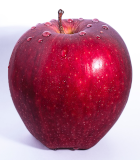
%> input picture apple.png, 140 x 160 px
$ octave --eval "result = apple_rasterization;"   (GNU Octave 9; MATLAB toolbox functions it lacks are replaced by stand-ins)
%> lines starting %> are read from the running program, lines starting %| are printed output that depends on the picture
### apple_transformations.m
function T_final = apple_transformations(file_name, save_fig)
if nargin < 2
    save_fig = false;
    if nargin < 1
        % use the default image
        file_name = 'apple.png';
    end
end

[apple, xyz0, height, width] = read_apple(file_name);

%% Write your code here:
t = [150 100 0]';
T1 = mtx_translate(t);
n = [0 0 15*pi/180]';
a = [120 150 0]';
T2 = mtx_rotate(n,a);
s = [2 2 1]';
a = [200 200 0]';
T3 = mtx_scale(s,a);
n = [0 0 -30*pi/180]';
a = [200 250 0]';
T4 = mtx_rotate(n,a);

%%
T_final = T4 * T3 * T2 * T1;

%% visualization
figure(1); clf();
set(gcf, 'Position', [100, 100, 800, 400])

corners = [
    0, width - 1, width - 1, 0, 0
    0, 0, height - 1, height - 1, 0
    zeros(1, 5)
    ones(1, 5)
];

ax1 = subplot(1, 2, 1);
visualize_apple(apple, xyz0, corners)
title('Original')

ax2 = subplot(1, 2, 2);
visualize_apple(apple, T_final * xyz0, T_final * corners)
title('Transformed')

linkaxes([ax1, ax2])

%%
if save_fig
    set(gcf, ...
        'PaperPositionMode', 'Auto', ...
        'PaperUnits', 'Inches', ...
        'PaperSize', [8, 4], ...
        'Renderer', 'Painters')
    print('hw2_p4_1.pdf', '-dpdf', '-fillpage')
    set(gcf, 'Renderer', 'opengl')
end
end

%%
function [apple, xyz, height, width] = read_apple(file_name)
apple = rgb2gray(imread(file_name));
[height, width] = size(apple);

% put everything in homogeneous coordinates
[y, x] = meshgrid(0:(height - 1), 0:(width - 1));
xyz = [
    reshape(x, 1, [])
    reshape(y, 1, [])
    zeros(1, height * width)
    ones(1, height * width)
];
end

%%
function visualize_apple(image, xyz, corners)
[height, width] = size(image);
x = reshape(xyz(1, :), [width, height]);
y = reshape(xyz(2, :), [width, height]);

h = pcolor(x, y, image.');
set(h, 'EdgeColor', 'none')
set(gca, 'Ydir', 'reverse')

colormap gray
caxis([0, 255])

hold on
plot(corners(1, :), corners(2, :), 'r')
hold off

axis equal; axis([0, 400, 0, 450])
xlabel('x'); ylabel('y')
end

### mtx_rotate.m
function T_r = mtx_rotate(n, a)
%% Write your code here:
    if nargin < 2
        a = [0 0 0]';
    end
    theta = norm(n);
    if theta ~= 0
        k_hat = (1/norm(n))*n;
        K = [0 -k_hat(3) k_hat(2);
            k_hat(3) 0 -k_hat(1);
            -k_hat(2) k_hat(1) 0];
        R = eye(3,3) + sin(theta)*K + (1 - cos(theta))*K*K;
    else
        R = eye(3,3);
    end
    R_h = [R zeros(3,1);
           zeros(1,3) 1];
    T_r = mtx_translate(a)*R_h*mtx_translate(-a);
end

### mtx_scale.m
function T_s = mtx_scale(s, a)
%% Write your code here:
    if nargin < 2
        a = [0 0 0]';
    end
    T_scale = [diag(s) zeros(3,1);
               zeros(1,3) 1];
    T_s = mtx_translate(a)*T_scale*mtx_translate(-a);
end

### mtx_translate.m
function T_t = mtx_translate(t)
%% Write your code here:
    T_t = [eye(3,3) t;
       zeros(1,3) 1];
end

### apple_rasterization.m

function new_image = apple_rasterization(T, original_image, new_size)
if nargin < 3
    % default size (height, width)
    new_size = [450, 400];
    if nargin < 2
        % default image
        original_image = imread('apple.png');
%> original_image is the input picture: size 160x140x3 uint8; mean R, G, B 184.6, 118.5, 140.5
        if nargin < 1
            % default transformation
            a = [225; 200; 0];
            T = mtx_translate([150; 125; 0]);
            T = mtx_scale([1.5; 1.5; 1], a) * T;
            T = mtx_rotate([0; 0; deg2rad(30)], a) * T;

            % Note:
            %   This is not the same homography matrix as the output of
            %   'apple_transformations'. To rasterize the image with the
            %   homography matrix from the previous problem, run
            %   T = apple_transformations();
            %   new_apple = apple_rasterization(T);

        end
    end
end

[h0, w0, d0] = size(original_image);
%> h0 = 160; w0 = 140; d0 = 3
new_image = uint8(zeros(new_size(1), new_size(2), d0));

%% Write your code here:
T = apple_transformations();
%> in read_apple, `apple = rgb2gray(imread(file_name));`:
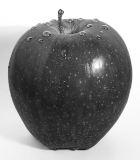
%> apple: size 160x140 uint8; min 22, max 255, mean 140.8
%> in apple_transformations, `[apple, xyz0, height, width] = read_apple(file_name);`: height = 160; width = 140
%> in visualize_apple, `y = reshape(xyz(2, :), [width, height]);`:
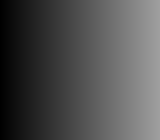
%> y: size 140x160 double; min 0, max 159, mean 79.5
%> in visualize_apple (call 2), `x = reshape(xyz(1, :), [width, height]);`:
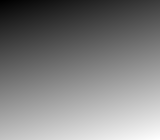
%> x: size 140x160 double; min 18.51, max 369.3, mean 193.9; drawn with min black and max white
%> in visualize_apple (call 2), `y = reshape(xyz(2, :), [width, height]);`:
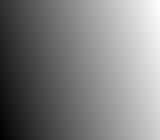
%> y: size 140x160 double; min 16.02, max 395.1, mean 205.6; drawn with min black and max white
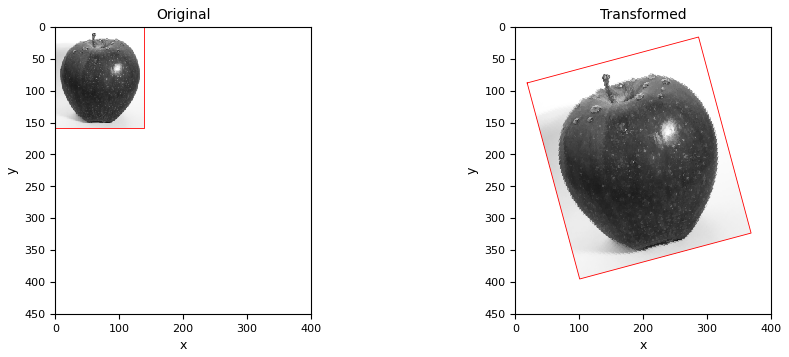
%> figure redrawn from the program's plot data, 2 panels
for i = 1:new_size(2)
     for j = 1:new_size(1)
         pts = inv(T)*[i - 1,j - 1,0,1]';
         pts = round(pts);
         if(pts(1) < w0 && pts(1) >= 0 && pts(2) < h0 && pts(2) >=0)
             new_image(j,i,:) = original_image(pts(2) + 1, pts(1) + 1,:);
         end
     end
end
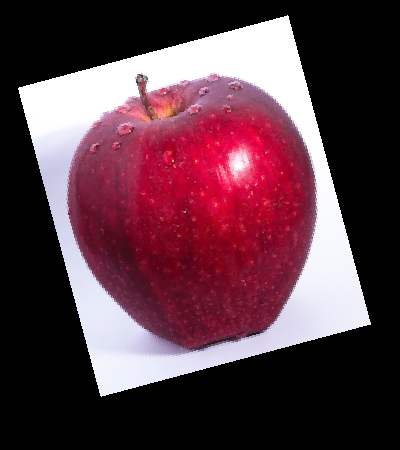
%> new_image: size 450x400x3 uint8; mean R, G, B 91.9, 59, 69.9


%%
imwrite(new_image, 'rasterized.png')

%% visualization
figure(2); clf()
set(gcf, 'Position', [150, 150, 800, 400])

corners = [
    0, w0 - 1, w0 - 1, 0, 0
    0, 0, h0 - 1, h0 - 1, 0
    zeros(1, 5)
    ones(1, 5)
];

ax1 = subplot(1, 2, 1);
visualize_apple(original_image, new_size, corners);

ax2 = subplot(1, 2, 2);
visualize_apple(new_image, new_size, T * corners);

linkaxes([ax1, ax2]);
end

%%
function visualize_apple(image, grid_size, corners)
%> called with grid_size = [450 400]
[h, w, ~] = size(image);
%> h = 160; w = 140
imagesc(image, 'XData', [0, w - 1], 'YData', [0, h - 1]);

hold on
plot(corners(1, :), corners(2, :), 'r')
hold off

axis equal; axis([0, grid_size(2), 0, grid_size(1)])
xlabel('x'); ylabel('y')
end
%> `result = apple_rasterization;`:
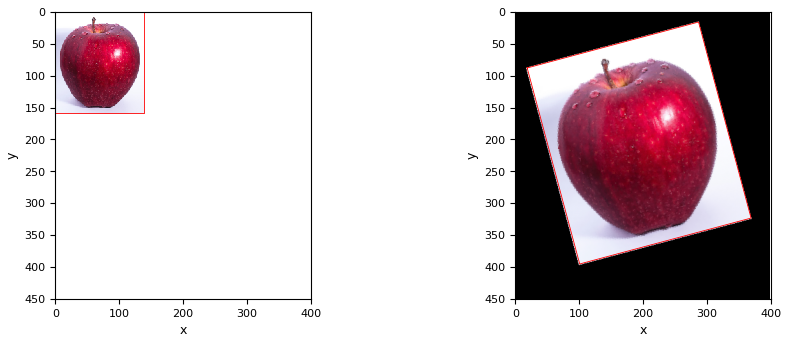
%> figure redrawn from the program's plot data, 2 panels

$ run again, with query.png copied over apple.png
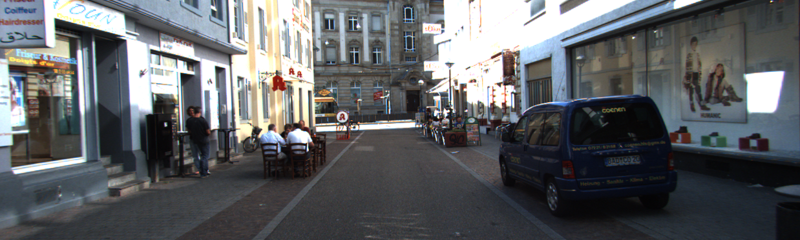
%> input picture query.png, 800 x 240 px
%> in apple_rasterization, original_image is the input picture: size 240x800x3 uint8; mean R, G, B 95.4, 97.9, 100.8
%> in apple_transformations, `[apple, xyz0, height, width] = read_apple(file_name);`: height = 240; width = 800
%> after the loop in apple_rasterization, `for i = 1:new_size(2)`:
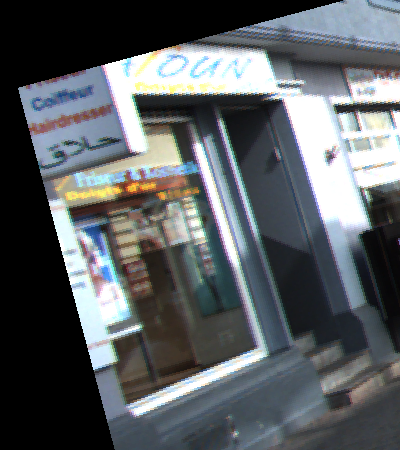
%> new_image: size 450x400x3 uint8; mean R, G, B 90.6, 95.2, 98.4
%> `result = apple_rasterization;`:
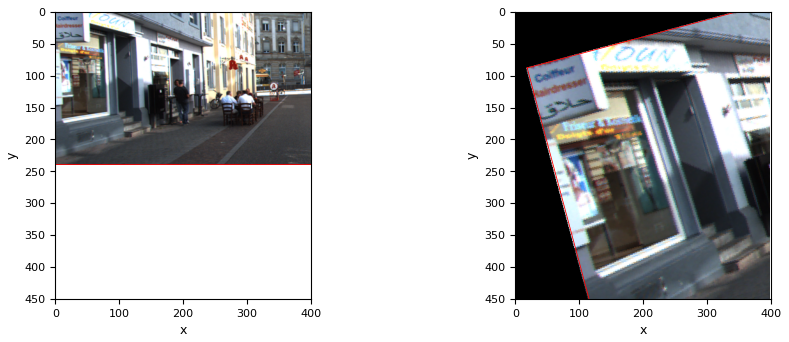
%> figure redrawn from the program's plot data, 2 panels

$ run again, with t0_left.png copied over apple.png
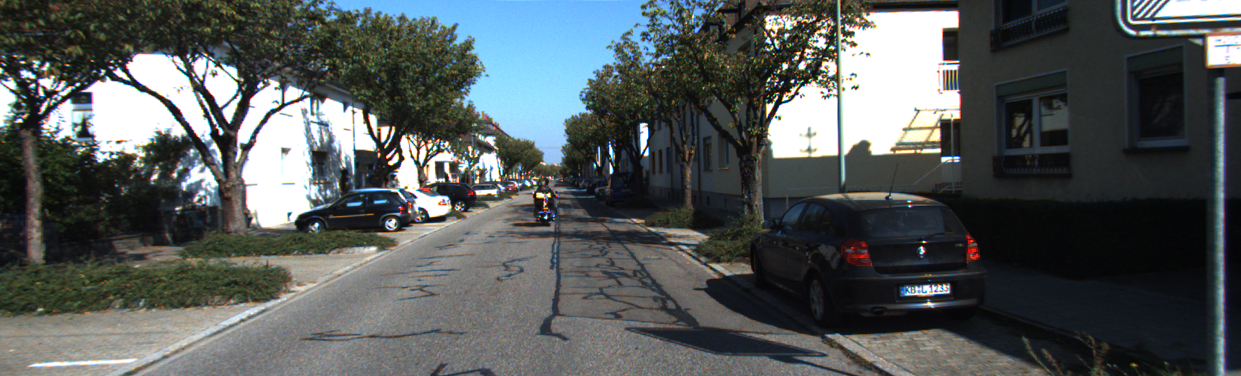
%> input picture t0_left.png, 1241 x 376 px
%> in apple_rasterization, original_image is the input picture: size 376x1241x3 uint8; mean R, G, B 84.4, 89.7, 89.8
%> in apple_transformations, `[apple, xyz0, height, width] = read_apple(file_name);`: height = 376; width = 1241
%> after the loop in apple_rasterization, `for i = 1:new_size(2)`:
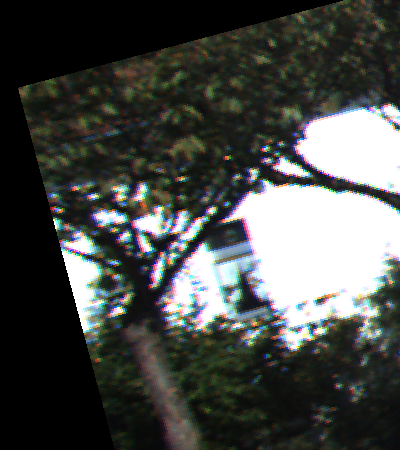
%> new_image: size 450x400x3 uint8; mean R, G, B 71.6, 74.1, 71
%> `result = apple_rasterization;`:
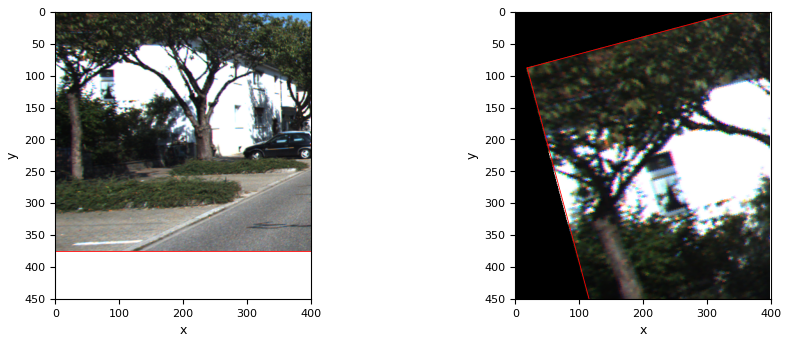
%> figure redrawn from the program's plot data, 2 panels

$ run again, with t0_right.png copied over apple.png
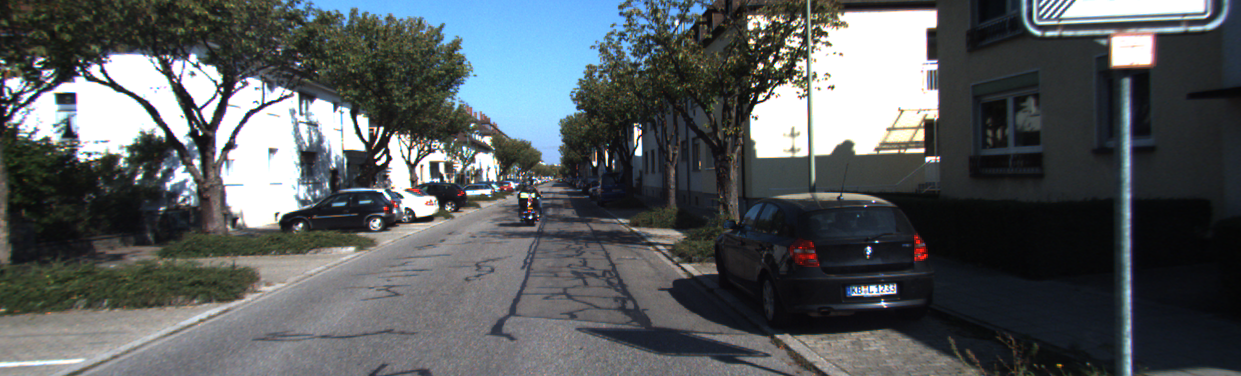
%> input picture t0_right.png, 1241 x 376 px
%> in apple_rasterization, original_image is the input picture: size 376x1241x3 uint8; mean R, G, B 86.3, 91.3, 93.7
%> in apple_transformations, `[apple, xyz0, height, width] = read_apple(file_name);`: height = 376; width = 1241
%> `result = apple_rasterization;`:
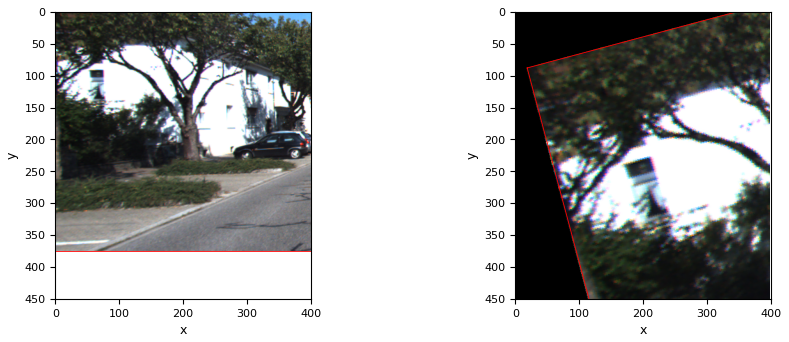
%> figure redrawn from the program's plot data, 2 panels
